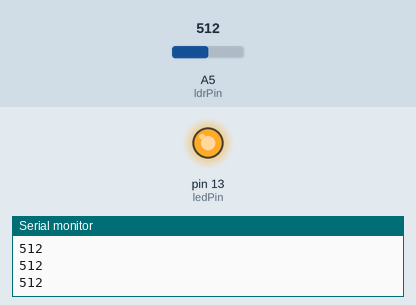
Simulated run of this sketch. Board: Arduino Uno, built with avr-gcc and run on an emulated ATmega328P. Parts: output pins drawn as LEDs (lit = HIGH), the last lines printed to the serial monitor. The test bench sets the inputs (shaded band); at power-on: A5 (ldrPin) = 512.

Above: at 1.2 s.
1.3 s: A5 (ldrPin) set to 891
2.8 s: A5 (ldrPin) set to 917
At 4.1 s:
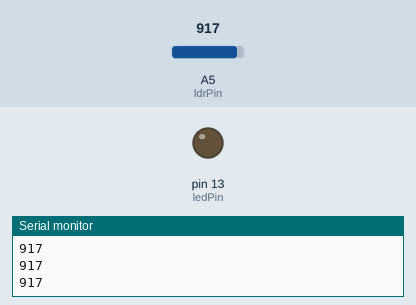
4.4 s: A5 (ldrPin) set to 890
At 5.6 s:
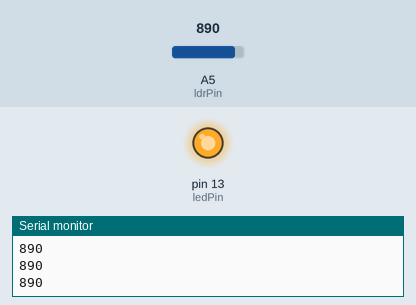
6.0 s: A5 (ldrPin) set to 900
At 7.0 s:
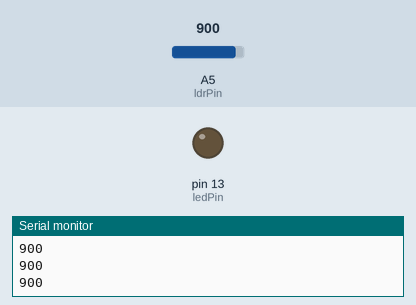
Timing chart, 0 to 8.6 s (numbered marks = the images above; inputs shaded):
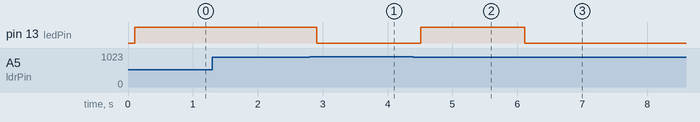

Measured:
- the behaviour switches between 899 and 900 on A5 (ldrPin) (found by bisection; images 0 and 1)
- after the input at 2.8 s, pin 13 (ledPin): HIGH → LOW after 0.11 s
- after the input at 4.4 s, pin 13 (ledPin): LOW → HIGH after 0.11 s
- after the input at 6.0 s, pin 13 (ledPin): HIGH → LOW after 0.12 s

The sketch:

2.ino
```cpp
#define ldrPin A5 //Define o pino do ldr
#define ledPin 13 //Define o pino do led
int ldr = 0; //Define a variável dos valores do ldr

void setup()
{
  pinMode(ledPin, OUTPUT); //Define o led como pino de saída
  Serial.begin(9600); //Define a velocidade em bps
}

void loop()
{
  ldr = analogRead(ldrPin); //Lê o pino analógico
  Serial.println(ldr); //Escreve no monitor serial
  delay(100); //Delay de 100ms (10Hz)


  //Se a intensidade de luz for menor que 900, acende o LED
  if(ldr<900){
    digitalWrite(ledPin, HIGH);
  }
  //Senão, apaga o LED
  else{
    digitalWrite(ledPin, LOW);
  }
}
```
